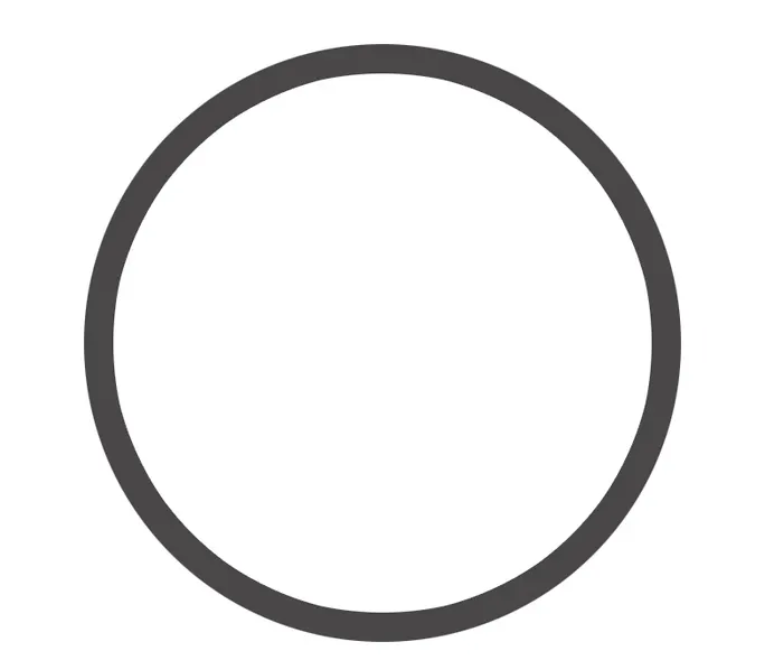
#> input picture plotter_image_converter/input/circle_test.png, 767 x 671 px, found by its file name; its folder holds only this picture in this run
$ python image_to_draw_vectors.py ../input/circle_test.png
#> lines starting #> are read from the running program, lines starting #| are printed output that depends on the picture; after the words box and inside, x2 and y2 are one past the last pixel; in counts of white or black regions, pixels touching at a corner belong together
import argparse
import math
import os
from pathlib import Path

import cv2
import numpy as np


# ----------------------------
# CONFIG (matches your firmware assumptions)
# ----------------------------
SCALE = 0.1  # base pixels -> mm (used when AUTO_FIT_TO_MAX_OFFSET_MM is False)
PEN_UP_Y_MM = 12
PEN_DOWN_Y_MM = -12

SMOOTHING_WINDOW = 5

BED_MAX_MM = 200.0
MAX_OFFSET_MM = 25.0
AUTO_FIT_TO_MAX_OFFSET_MM = True
MIRROR_X = True

# Preprocessing: Canny traces both sides of a thick stroke → double/concentric lines.
# "ink_blob" thresholds ink as regions → RETR_EXTERNAL gives one outer outline per stroke.
PREPROCESS_MODE = "ink_blob"  # or "canny_edges" for thin edge-only artwork

MIN_CONTOUR_AREA = 200


def smooth_contour(contour: np.ndarray, window: int = 5) -> np.ndarray:
    pts = contour[:, 0, :].astype(np.float32)
    if len(pts) < window:
        return contour

    half = window // 2
    smoothed = []

    for i in range(len(pts)):
        x_sum = 0.0
        y_sum = 0.0
        count = 0

        for j in range(i - half, i + half + 1):
            idx = max(0, min(len(pts) - 1, j))
            x_sum += float(pts[idx][0])
            y_sum += float(pts[idx][1])
            count += 1

        smoothed.append([x_sum / count, y_sum / count])

    return np.array(smoothed, dtype=np.int32).reshape(-1, 1, 2)


def preprocess_binary_ink(img: np.ndarray) -> np.ndarray:
    """Dark ink on light background → one outer contour per disconnected stroke.

    Uses thresholded ink regions instead of Canny (which traces both sides of a thick line).
    Avoid morphological *closing* across the whole image — it can bridge eyes/mouth to the
    head into one blob; light OPEN only removes speckle noise.
    """
    blurred = cv2.GaussianBlur(img, (3, 3), 0)
    _, bw = cv2.threshold(blurred, 0, 255, cv2.THRESH_BINARY_INV + cv2.THRESH_OTSU)
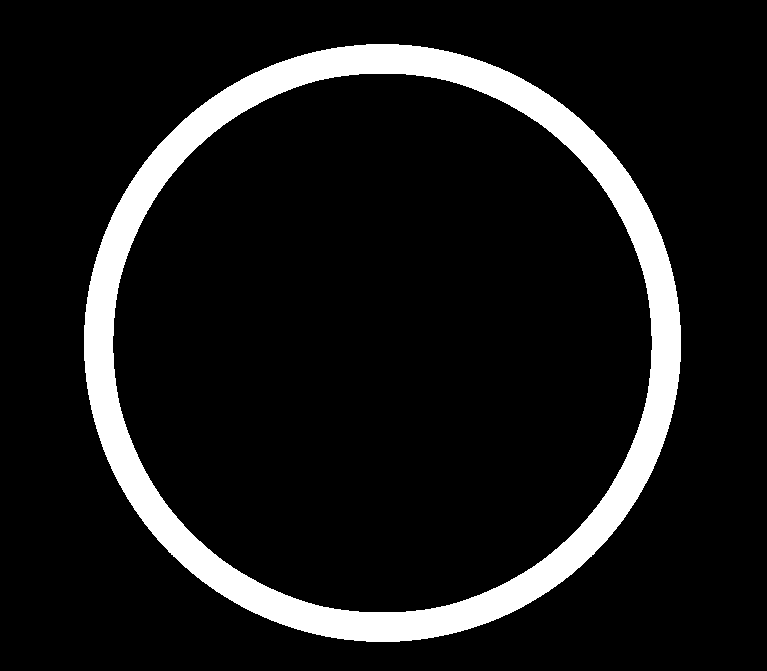
#> bw: shape (671, 767); 10.2% white; 1 white region, box (x1, y1, x2, y2) and area: (84, 44, 681, 642) 52347
    bw = cv2.morphologyEx(bw, cv2.MORPH_OPEN, np.ones((2, 2), np.uint8), iterations=1)
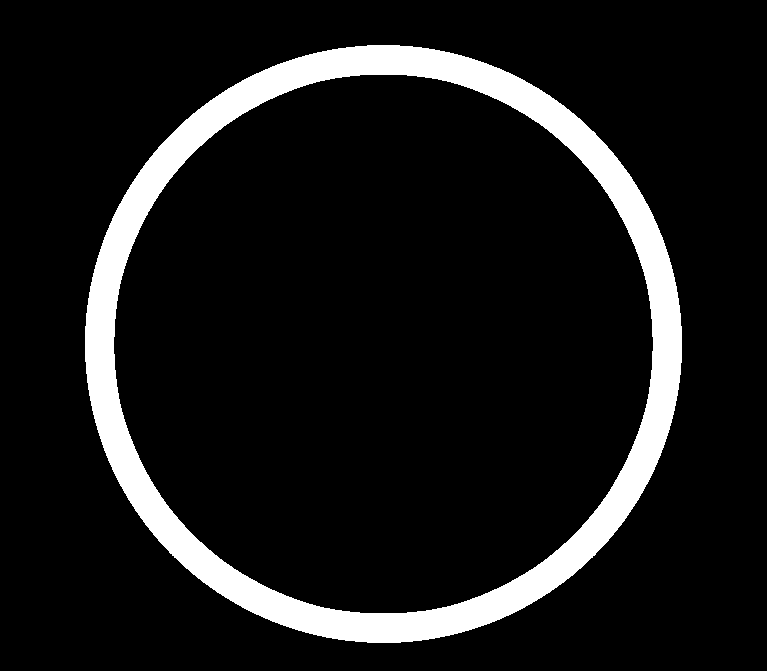
#> bw: shape (671, 767); 10.2% white; 1 white region, box (x1, y1, x2, y2) and area: (85, 45, 682, 643) 52347
    return bw


def preprocess_canny_edges(img: np.ndarray) -> np.ndarray:
    blurred = cv2.GaussianBlur(img, (3, 3), 0)
    edges = cv2.Canny(blurred, 40, 120)
    return cv2.dilate(edges, np.ones((2, 2), np.uint8), iterations=1)


def contours_from_ink_mask_by_components(bw: np.ndarray) -> list[np.ndarray]:
    """One outer contour per connected ink region.

    Calling findContours on the full mask merges nested boundaries (e.g. ring-shaped head =
    outer + inner edge), which plots as concentric circles. Per-component contours avoid that.
    """
    mask = (bw > 127).astype(np.uint8)
    n, labels, stats, _ = cv2.connectedComponentsWithStats(mask, connectivity=8)
#> labels: shape (671, 767) int32; values 0 (black) and 1 (white), 10.2% white; 1 white region
#> n = 2; stats = [[0, 0, 767, 671, 462310], [85, 45, 597, 598, 52347]]
    out: list[np.ndarray] = []
    for i in range(1, n):
        if stats[i, cv2.CC_STAT_AREA] < MIN_CONTOUR_AREA:
            continue
        comp = np.uint8((labels == i) * 255)
        cs, _ = cv2.findContours(comp, cv2.RETR_EXTERNAL, cv2.CHAIN_APPROX_NONE)
        for c in cs:
            if cv2.contourArea(c) >= MIN_CONTOUR_AREA:
                out.append(c)
#> after the loop, out = 1 contour; box (x1, y1, x2, y2) and area: (85, 45, 682, 643) 279560
    return out


def process_contour(contour: np.ndarray) -> np.ndarray:
    epsilon = 0.008 * cv2.arcLength(contour, True)
    contour = cv2.approxPolyDP(contour, epsilon, True)
    contour = smooth_contour(contour, SMOOTHING_WINDOW)
    return contour


def contour_start_end_mm(
    contour: np.ndarray, center_x_px: float, center_y_px: float, scale_used: float
) -> tuple[float, float, float, float]:
    x0, y0 = contour[0][0]
    x1, y1 = contour[-1][0]
    sx0 = -(x0 - center_x_px) if MIRROR_X else (x0 - center_x_px)
    sx1 = -(x1 - center_x_px) if MIRROR_X else (x1 - center_x_px)
    return (
        sx0 * scale_used,
        (y0 - center_y_px) * scale_used,
        sx1 * scale_used,
        (y1 - center_y_px) * scale_used,
    )


def contour_to_commands(contour: np.ndarray, scale_used: float) -> list[str]:
    cmds: list[str] = []
    if len(contour) < 2:
        return cmds

    contour = process_contour(contour)

    # "move" to start: we assume your STM32 code handles absolute positioning separately,
    # so we only output draw vectors for the stroke itself.
    x_prev, y_prev = contour[0][0]

    # pen down (you start up already; end of each contour lifts)
    cmds.append(f"move_y_mm({PEN_DOWN_Y_MM})")

    # draw stroke
    for i in range(1, len(contour)):
        x, y = contour[i][0]

        dx = (-(x - x_prev) if MIRROR_X else (x - x_prev)) * scale_used
        dy = (y - y_prev) * scale_used

        dist = math.hypot(dx, dy)
        angle = math.atan2(dy, dx)

        if dist > 0.01:
            angle_deg = math.degrees(angle)
            cmds.append(f"draw_vector({dist:.4f}, {angle_deg:.4f})")

        x_prev, y_prev = x, y

    # pen up
    cmds.append(f"move_y_mm({PEN_UP_Y_MM})")
    return cmds


def load_and_trace(
    image_path: Path,
) -> tuple[list[np.ndarray], tuple[float, float], tuple[float, float], tuple[float, float]]:
    img = cv2.imread(str(image_path), cv2.IMREAD_GRAYSCALE)
    if img is None:
        raise ValueError(f"Could not load image: {image_path}")

    if PREPROCESS_MODE == "canny_edges":
        bw = preprocess_canny_edges(img)
    else:
        bw = preprocess_binary_ink(img)

    if PREPROCESS_MODE == "canny_edges":
        contours, _ = cv2.findContours(bw, cv2.RETR_EXTERNAL, cv2.CHAIN_APPROX_NONE)
        contours = [c for c in contours if cv2.contourArea(c) >= MIN_CONTOUR_AREA]
    else:
        contours = contours_from_ink_mask_by_components(bw)
#> contours has the same summary as out in contours_from_ink_mask_by_components

    contours = sorted(contours, key=lambda c: cv2.boundingRect(c)[1])

    if not contours:
        return [], (0.0, 0.0), (0.0, 0.0), (0.0, 0.0)

    # overall bounding box in pixels
    xs = []
    ys = []
    for c in contours:
        x, y, w, h = cv2.boundingRect(c)
        xs.extend([x, x + w])
        ys.extend([y, y + h])
#> this loop made 1 pass
#> (x, y, w, h) on pass 1: (85, 45, 597, 598)
#> after the loop, xs = [85, 682]; ys = [45, 643]

    min_x = float(min(xs))
#> min_x = 85
    max_x = float(max(xs))
#> max_x = 682
    min_y = float(min(ys))
#> min_y = 45
    max_y = float(max(ys))
#> max_y = 643

    width_px = float(max_x - min_x)
#> width_px = 597
    height_px = float(max_y - min_y)
#> height_px = 598

    center_x_px = (min_x + max_x) / 2.0
#> center_x_px = 383.5
    center_y_px = (min_y + max_y) / 2.0
#> center_y_px = 344

    half_w_mm = (width_px * SCALE) / 2.0
#> half_w_mm = 29.85
    half_h_mm = (height_px * SCALE) / 2.0
#> half_h_mm = 29.9

    return (
        contours,
        (width_px * SCALE, height_px * SCALE),
        (center_x_px, center_y_px),
        (half_w_mm, half_h_mm),
    )


def list_input_images(input_dir: Path) -> list[Path]:
    exts = {".png", ".jpg", ".jpeg", ".bmp", ".tif", ".tiff", ".webp"}
    files = [p for p in input_dir.iterdir() if p.is_file() and p.suffix.lower() in exts]
    return sorted(files, key=lambda p: p.name.lower())


def prompt_user_to_choose(input_dir: Path) -> Path:
    files = list_input_images(input_dir)
    if not files:
        raise ValueError(f"No images found in {input_dir}")

    print("Choose an image from input/:")
    for i, p in enumerate(files, start=1):
        print(f"  {i}. {p.name}")

    while True:
        raw = input("Enter number: ").strip()
        try:
            idx = int(raw)
            if 1 <= idx <= len(files):
                return files[idx - 1]
        except ValueError:
            pass
        print(f"Invalid choice. Enter 1..{len(files)}.")


def resolve_paths(cli_path: str | None) -> tuple[Path, Path]:
    script_dir = Path(__file__).resolve().parent
    project_dir = script_dir.parent
    input_dir = project_dir / "input"
    output_dir = project_dir / "output"

    output_dir.mkdir(parents=True, exist_ok=True)

    if cli_path:
        in_path = Path(cli_path)
        if not in_path.is_absolute():
            in_path = (project_dir / in_path).resolve()
    else:
        in_path = prompt_user_to_choose(input_dir).resolve()

    if not in_path.exists():
        raise ValueError(f"Input image does not exist: {in_path}")

    out_path = (output_dir / f"{in_path.stem}.txt").resolve()
    return in_path, out_path


def main() -> int:
    parser = argparse.ArgumentParser(description="Convert an image to plotter commands.")
    parser.add_argument(
        "image",
        nargs="?",
        help="Path to input image (e.g. input/dog.png). If omitted, prompts from input/.",
    )
    args = parser.parse_args()

    in_path, out_path = resolve_paths(args.image)

    contours, (w_mm_base, h_mm_base), (center_x_px, center_y_px), (half_w_mm_base, half_h_mm_base) = load_and_trace(
        in_path
    )
#> contours has the same summary as out in contours_from_ink_mask_by_components; w_mm_base = 59.7; h_mm_base = 59.8; center_x_px = 383.5; center_y_px = 344; half_w_mm_base = 29.85; half_h_mm_base = 29.9
    if not contours:
        print(f"No contours found in {in_path.name}; no output generated.")
        return 0

    scale_used = SCALE
    if AUTO_FIT_TO_MAX_OFFSET_MM and half_w_mm_base > 0 and half_h_mm_base > 0:
        # half_w_mm_base / SCALE = half-width in pixels. We want: half-width in mm == MAX_OFFSET_MM.
        fit_scale_w = (MAX_OFFSET_MM * SCALE) / half_w_mm_base
#> fit_scale_w = 0.0838
        fit_scale_h = (MAX_OFFSET_MM * SCALE) / half_h_mm_base
#> fit_scale_h = 0.0836
        scale_used = min(fit_scale_w, fit_scale_h)
#> scale_used = 0.0836

    w_mm = (w_mm_base / SCALE) * scale_used if SCALE > 0 else 0.0
#> w_mm = 49.92
    h_mm = (h_mm_base / SCALE) * scale_used if SCALE > 0 else 0.0
#> h_mm = 50
    half_w_mm = w_mm / 2.0
#> half_w_mm = 24.96
    half_h_mm = h_mm / 2.0
#> half_h_mm = 25

    if w_mm > BED_MAX_MM or h_mm > BED_MAX_MM:
        print(
            f"WARNING: Scaled contour bounds are ~{w_mm:.1f}mm x {h_mm:.1f}mm "
            f"(bed ~{BED_MAX_MM:.0f}mm x {BED_MAX_MM:.0f}mm). Consider resizing the image."
        )

    if half_w_mm > MAX_OFFSET_MM or half_h_mm > MAX_OFFSET_MM:
        print(
            f"WARNING: Centered drawing would extend to ~±{half_w_mm:.1f}mm (X) and ±{half_h_mm:.1f}mm (Z). "
            f"Target is ±{MAX_OFFSET_MM:.0f}mm. Consider resizing the image or reducing SCALE."
        )

    # Pen lift logic (confirmed):
    # - Each contour starts with move_y_mm(-12) inside contour_to_commands()
    # - Each contour ends with move_y_mm(12) inside contour_to_commands()
    commands: list[str] = []
    current_x_mm = 0.0
    current_z_mm = 0.0

    for c in contours:
        c_proc = process_contour(c)
        if len(c_proc) < 2:
            continue

        start_x_mm, start_z_mm, end_x_mm, end_z_mm = contour_start_end_mm(
            c_proc, center_x_px, center_y_px, scale_used
        )

        dx_mm = start_x_mm - current_x_mm
        dz_mm = start_z_mm - current_z_mm

        # Travel (pen should already be up at program start; and up after each contour)
        if abs(dx_mm) > 1e-6:
            commands.append(f"move_x_mm({dx_mm:.4f})")
        if abs(dz_mm) > 1e-6:
            commands.append(f"move_z_mm({dz_mm:.4f})")

        commands.extend(contour_to_commands(c_proc, scale_used))

        current_x_mm = end_x_mm
        current_z_mm = end_z_mm
#> this loop made 1 pass
#> (x0 in contour_start_end_mm, y0 in contour_start_end_mm, x1 in contour_start_end_mm, y1 in contour_start_end_mm, sx0 in contour_start_end_mm, sx1 in contour_start_end_mm) on pass 1: (303, 71, 538, 104, 80.5, -154.5)
#> after the loop, commands = 17 items, first 6: 'move_x_mm(6.7308)', 'move_z_mm(-22.8261)', 'move_y_mm(-12)', 'draw_vector(5.5926, 58.4486)', 'draw_vector(6.8317, 68.4590)', 'draw_vector(7.8382, 78.9298)'

    out_path.parent.mkdir(parents=True, exist_ok=True)
    out_path.write_text("\n".join(commands), encoding="utf-8")

    total_draw_mm = 0.0
    for line in commands:
        if not line.startswith("draw_vector("):
            continue
        inside = line[len("draw_vector(") :].rstrip(")")
        dist_str, _angle_str = inside.split(",", 1)
        total_draw_mm += float(dist_str.strip())
#> this loop made 17 passes
#> (inside, dist_str, total_draw_mm) on passes 4 to 15: ('5.5926, 58.4486', '5.5926', 5.59), ('6.8317, 68.4590', '6.8317', 12.42), ('7.8382, 78.9298', '7.8382', 20.26), ('7.0572, 103.7070', '7.0572', 27.32), ('7.1070, 126.8699', '7.1070', 34.43), ('7.0552, 148.5704', '7.0552', 41.48), ('7.0947, 171.8699', '7.0947', 48.58), ('7.0572, -166.2930', '7.0572', 55.63), ('7.1070, -143.1301', '7.1070', 62.74), ('7.0839, -120.4998', '7.0839', 69.82), ('7.9039, -96.0725', '7.9039', 77.73), ('6.8811, -85.1207', '6.8811', 84.61)
#> after the loop, total_draw_mm = 90.15

    # keep this print simple so it's easy to parse/log
    rel_out = os.path.relpath(out_path, Path.cwd())
    print(f"Generated {len(commands)} commands -> {rel_out}")
#| Generated 17 commands -> ../output/circle_test.txt
    print(f"Estimated total drawn distance: {total_draw_mm:.2f} mm")
#| Estimated total drawn distance: 90.15 mm
    return 0


if __name__ == "__main__":
    raise SystemExit(main())
#> (the program exits here)

$ run again, on plotter_image_converter/input/smiley.png
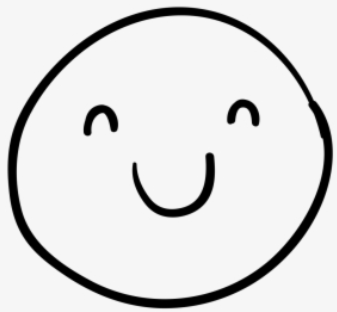
#> input picture plotter_image_converter/input/smiley.png, 337 x 312 px, found by its file name
#> in load_and_trace, img is the input picture: shape (312, 337); min 0, max 247, mean 222.1
#> mask: shape (312, 337); values 0 (black) and 1 (white), 10% white; 4 white regions, box (x1, y1, x2, y2) and area: (9, 8, 334, 309) 8361, (133, 154, 216, 218) 1213, (84, 106, 119, 137) 509, (228, 100, 261, 127) 452
#> in contours_from_ink_mask_by_components, `n, labels, stats, _ = cv2.connectedComponentsWithStats(mask, connectiv..`:
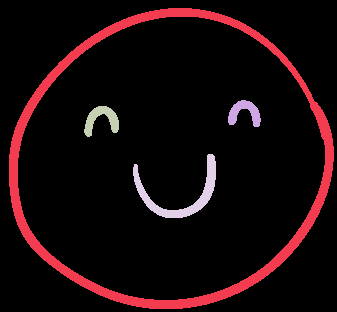
#> labels: shape (312, 337) int32; 5 distinct labels, from 0 to 4; one colour per label, 0 black
#> n = 5; stats = [[0, 0, 337, 312, 94609], [9, 8, 325, 301, 8361], [228, 100, 33, 27, 452], [84, 106, 35, 31, 509], [133, 154, 83, 64, 1213]]
#> after the loop in contours_from_ink_mask_by_components, `for i in range(1, n):`:
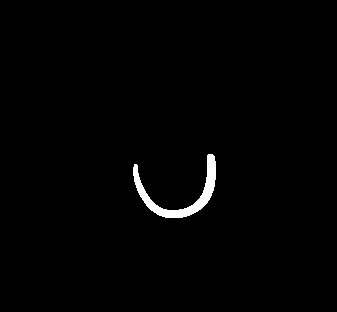
#> comp: shape (312, 337); 1.2% white; 1 white region
#> after the loop in contours_from_ink_mask_by_components, `for i in range(1, n):`: out = 4 contours; box (x1, y1, x2, y2) and area: (9, 8, 334, 309) 74820, (133, 154, 216, 218) 1070, (84, 106, 119, 137) 448, (228, 100, 261, 127) 396
#> in load_and_trace, `contours = contours_from_ink_mask_by_components(bw)`: contours has the same summary as out in contours_from_ink_mask_by_components
#> the loop in load_and_trace, `for c in contours:` made 4 passes
#> (x, y, w, h) on passes 1 to 4: (9, 8, 325, 301), (228, 100, 33, 27), (84, 106, 35, 31), (133, 154, 83, 64)
#> after the loop in load_and_trace, `for c in contours:`: xs = [9, 334, 228, 261, 84, 119, 133, 216]; ys = [8, 309, 100, 127, 106, 137, 154, 218]
#> min_x = 9
#> max_x = 334
#> min_y = 8
#> max_y = 309
#> width_px = 325
#> height_px = 301
#> in load_and_trace, `center_x_px = (min_x + max_x) / 2.0`: center_x_px = 171.5
#> in load_and_trace, `center_y_px = (min_y + max_y) / 2.0`: center_y_px = 158.5
#> in load_and_trace, `half_w_mm = (width_px * SCALE) / 2.0`: half_w_mm = 16.25
#> in load_and_trace, `half_h_mm = (height_px * SCALE) / 2.0`: half_h_mm = 15.05
#> in main, `contours, (w_mm_base, h_mm_base), (center_x_px, center_y_px), (half_w_..`: contours has the same summary as out in contours_from_ink_mask_by_components; w_mm_base = 32.5; h_mm_base = 30.1; center_x_px = 171.5; center_y_px = 158.5; half_w_mm_base = 16.25; half_h_mm_base = 15.05
#> fit_scale_w = 0.154
#> fit_scale_h = 0.166
#> scale_used = 0.154
#> w_mm = 50
#> h_mm = 46.31
#> in main, `half_w_mm = w_mm / 2.0`: half_w_mm = 25
#> in main, `half_h_mm = h_mm / 2.0`: half_h_mm = 23.15
#> the loop in main, `for c in contours:` made 4 passes
#> (x0 in contour_start_end_mm, y0 in contour_start_end_mm, x1 in contour_start_end_mm, y1 in contour_start_end_mm, sx0 in contour_start_end_mm, sx1 in contour_start_end_mm, start_x_mm) on passes 1 to 4: (171, 15, 278, 57, 0.5, -106.5, 0.0769), (231, 111, 246, 102, -59.5, -74.5, -9.15), (109, 110, 117, 124, 62.5, 54.5, 9.62), (211, 159, 211, 188, -39.5, -39.5, -6.08)
#> after the loop in main, `for c in contours:`: commands = 55 items, first 6: 'move_x_mm(0.0769)', 'move_z_mm(-22.0769)', 'move_y_mm(-12)', 'draw_vector(6.6795, 7.9435)', 'draw_vector(7.8838, 17.0205)', 'draw_vector(8.4629, 27.0309)'
#> the loop in main, `for line in commands:` made 55 passes
#> (inside, dist_str, total_draw_mm) on passes 4 to 11: ('6.6795, 7.9435', '6.6795', 6.68), ('7.8838, 17.0205', '7.8838', 14.56), ('8.4629, 27.0309', '8.4629', 23.03), ('7.5994, 58.2405', '7.5994', 30.63), ('6.3376, 84.4278', '6.3376', 36.96), ('6.2776, 107.1027', '6.2776', 43.24), ('6.4193, 134.0290', '6.4193', 49.66), ('6.8888, 156.2974', '6.8888', 56.55)
#> after the loop in main, `for line in commands:`: total_draw_mm = 112.8
#| Generated 55 commands -> ../output/smiley.txt
#| Estimated total drawn distance: 112.82 mm
